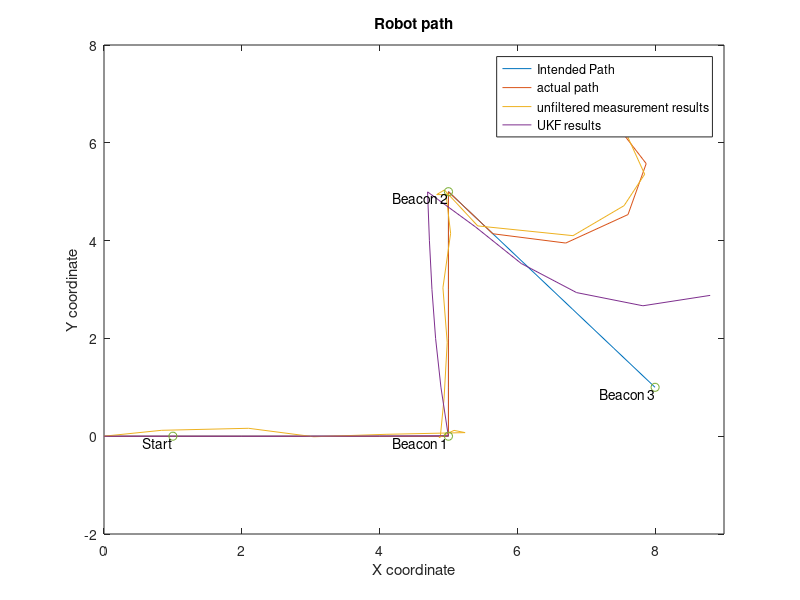
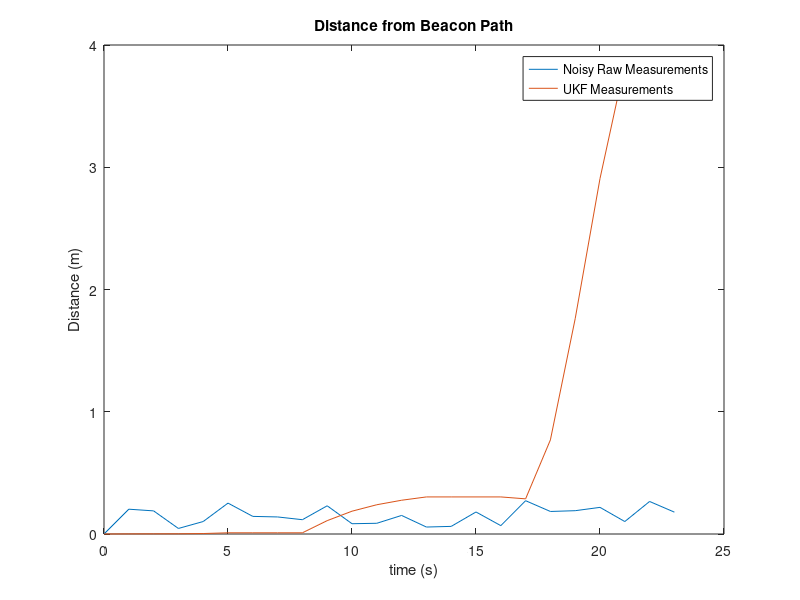

Write MATLAB code to recreate these figures, in order.
%%Other Estimation Method assignment
% We chose UKF (Unscented Kalman Filter)
clear all

%% System Simulation Assignment
b = .2; % Axle width (distance from left wheel to right wheel)
piv1 = .05 * pi / 3;
piv2 = -1 * (piv1 + piv1 * .927/1.57);
vl = [1 1 1 1 1 -piv1 -piv1 -piv1 1 1 1 1 1 -piv2 -piv2 -piv2 1 1 1 1 1 0 0]; % Measured velocities of left wheel
vr = [1 1 1 1 1  piv1  piv1  piv1 1 1 1 1 1  piv2  piv2  piv2 1 1 1 1 1 0 0]; % Measured velocities of right wheel
L = length(vl); % Number of samples in vl, vr (Currently 23)
t = 0:1:L; % Time vector 
% Summary of desired path:
% Start at origin
%  Arrive at beacon one (5,0) at k = 5
%  Pivot towards beacon two (5,5) for 3 seconds
%  Arrive at beacon two at k = 13
%  Pivot towards beacon three (8,1) for 3 seconds 
%  Arrive at beacon three at k = 21



%% Noise and disturbances section
mu = 0; % Mean for noise (unused)
sigma_xy = .15; % Covariance for measurement noise
sigma_xyDot = .05; % Covariance for process/plant noise
sigma_phi = .02; % Covariance for meas. noise (angle)
sigma_phiDot = .001; % Cov for process/plant noise

sigma_r = .05; % covar for Beacon distance meas.
sigma_th = .01; % covar for beacon angle meas.
sigma_phi2 = .001; % covar for vehic pose beacon meas.


% Measurement noise
x_noise = sigma_xy * randn(L+1,1); % add mu for non-zero mean
y_noise = sigma_xy * randn(L+1,1);
phi_noise = sigma_phi * randn(L+1,1);

d1_noise = sigma_r * randn(L+1,1); % noise for beacon distance 1
d2_noise = sigma_r * randn(L+1,1);
d3_noise = sigma_r * randn(L+1,1);
th1_noise = sigma_th * randn(L+1,1);
th2_noise = sigma_th * randn(L+1,1);
th3_noise = sigma_th * randn(L+1,1);
phi_noise2 = sigma_phi2 * randn(L+1,1);

% Process noise
xDot_noise = sigma_xyDot * randn(L+1,1);
yDot_noise = sigma_xyDot * randn(L+1,1);
phiDot_noise = sigma_phiDot * rand(L+1,1);
xDot_noise = zeros(L+1,1); %testing
yDot_noise = zeros(L+1,1);
phiDot_noise = zeros(L+1,1);


% Left disturbances
dist_l = zeros(L+1, 1);
%dist_l(5:6) = .2;

% Right disturbances
dist_r = zeros(L+1,1);
dist_r(17:20) = .15;

%% System initialization section
% Initial Parameters
Q = diag([sigma_xyDot sigma_xyDot sigma_phiDot]); % Covariance matrix for plant noise (?)
%R = diag([sigma_xy sigma_xy sigma_phi]); % Covariance matrix for measurement noise (?)
R = diag([sigma_r sigma_th sigma_r sigma_th sigma_r sigma_th sigma_phi2]);
P0 = eye(3,3)./500; % Covariance of initial state (~0 since known exactly)
x0 = [0;0;0]; % Initial coordinates

Pk_plus = P0;
xk_plus = x0;

x_tris = zeros(1,L+1);
y_tris = zeros(1,L+1);

p1 = [5; 0]; % beacon 1 location
p2 = [5; 5]; % beacon 2 location
p3 = [8; 1]; % beacon 3 location
% p_robot = zeros(L+1,2);

% Error measurement matrices
simError = zeros(L+1,3);
estError = zeros(L+1,3);

distance = zeros(L+1,1);
estDistance = zeros(L+1,1);

n = 3; % State Dimensions
m = 7; % Measurement Dimensions

e = eye(3,3);

avg = (1/(2*n)) * ones(2*n,1);

state_samples = zeros(n,2*n); % Sample distribution matrix
state_sim = zeros(n,2*n);   %This will store the simulated values state_sim = f(state_samples,u)
out_sim = zeros(m,2*n);   %This will store the simulated values out_sim = g(x_estimation_samples,u)

xDot=0;
yDot=0;
phiDot=0;

% Pos for "position", not "positive"
xpos_ =      zeros(1,L+1); % For ideal sim
xpos =       zeros(1,L+1); % After process noise and disturbances
xpos_noisy = zeros(1,L+1); % After measurement noise
ypos_ =      zeros(1,L+1); 
ypos =       zeros(1,L+1); 
ypos_noisy = zeros(1,L+1);
phipos =     zeros(1,L+1);
phipos_ =    zeros(1,L+1);
phipos_noisy = zeros(1,L+1);

estimate = zeros(3,L+1);

for i = 1:L
    %% Ideal sim section (no noise, no disturbance):
    xDot_ = .5 * cos(phipos_(i)) * (vr(i) + vl(i)); % Incremental change in x
    xpos_(i+1) = xDot_ + xpos_(i); % iterate sim
    
    yDot_ = .5 * sin(phipos_(i))* (vr(i) + vl(i));
    ypos_(i+1) = yDot_ + ypos_(i); % iterate simulation
    
    phiDot_ = vr(i)/b - vl(i)/b;
    phipos_(i+1) = phiDot_ + phipos_(i);
    
    %% Realistic sim section:
    xDot = .5 * cos(phipos(i)) * (vr(i) + dist_r(i) + vl(i) + dist_l(i)) + xDot_noise(i); %Includes disturbance and measurement noise
    xpos(i+1) = xDot + xpos(i); % Iterate simulation
    xpos_noisy(i+1) = xpos(i+1) + x_noise(i+1); % Collect measurement (with noise)

    yDot = .5 * sin(phipos(i))* (vr(i) + dist_r(i) + vl(i) + dist_l(i)) + yDot_noise(i);
    ypos(i+1) = yDot + ypos(i);
    ypos_noisy(i+1) = ypos(i+1) + y_noise(i+1);

    phiDot = 1/b * (vr(i) + dist_r(i) - (vl(i) + dist_l(i))) + phiDot_noise(i);
    phipos(i+1) = phiDot + phipos(i) ;
    phipos_noisy(i+1) = phipos(i+1) + phi_noise(i+1);

    % outk = [xpos_noisy(i+1); ypos_noisy(i+1); phipos_noisy(i+1)];

    % Vincent's requested output version:
    outk = [  sqrt( (p1(1)-xpos(i))^2 + (p1(2)-ypos(i))^2);
            atan2( p1(2)-ypos(i), p1(1) - xpos(i));
            
            sqrt( (p2(1)-xpos(i))^2 + (p2(2)-ypos(i))^2) ;
            atan2( p2(2)-ypos(i), p2(1) - xpos(i));
            
            sqrt( (p3(1)-xpos(i))^2 + (p3(2)-ypos(i))^2);
            atan2( p3(2)-ypos(i), p3(1) - xpos(i));
            
            phipos(i)];
        
     outk = outk + [d1_noise(i+1);
                    th1_noise(i+1);
                    d2_noise(i+1);
                    th2_noise(i+1);
                    d3_noise(i+1);
                    th3_noise(i+1);
                    phi_noise2(i+1);
                    ];

    %% UKF TIME UPDATE SECTION

    %     Get standard deviation matrix
    M = chol(Pk_plus);
    %     Simulate 2n points through state transition
    for j = 1:2*n
    %     Generate samples
        if(j<=n)
            state_samples(:,j) = xk_plus + sqrt(n)*M*e(:,j);
        else
            state_samples(:,j) = xk_plus - sqrt(n)*M*e(:,j-n);
        end
    %     Evaluate Simulated values
        state_sim(:,j) = xk_plus + [cos(state_samples(3,j))*vr(i)/2 + cos(state_samples(3,j))*vl(i)/2;
                                sin(state_samples(3,j))*vr(i)/2 + sin(state_samples(3,j))*vl(i)/2;
                                vr(i)/b - vl(i)/b];
    end

    % Take average mean as predicted mean
    x_kplus1_minus = state_sim*avg;

    for j = 1:2*n
        P_kplus1_minus = zeros(3,3);

    % Take average covariance as predicted covariance
        P_kplus1_minus = P_kplus1_minus + (1/(2*n)) * (state_sim(:,j)-x_kplus1_minus) * (state_sim(:,j)-x_kplus1_minus)';
    end
    P_kplus1_minus = P_kplus1_minus + Q;


    %% UKF MEASUREMENT UPDATE section

    xk_minus = x_kplus1_minus;
    Pk_minus = P_kplus1_minus;

    % Simulate 2n points through measurement
    for j = 1:2*n
    %     Generate samples
        if(j<=n)
            state_samples(:,j) = xk_minus + sqrt(n)*M*e(:,j);
        else
            state_samples(:,j) = xk_minus - sqrt(n)*M*e(:,j-n);
        end
    %     Evaluate Simulated output values (This is where Beacon measurements
    %     go)
         %out_sim(:,j) = state_samples(:,j);        % Just pass location

          % Get output from simulated beacon measurements
        out_sim(:,j) = [sqrt( (p1(1)-state_samples(1,j))^2 + (p1(2)-state_samples(2,j))^2);
                        atan2( p1(2)-state_samples(2,j), p1(1) - state_samples(1,j));
                        sqrt( (p2(1)-state_samples(1,j))^2 + (p2(2)-state_samples(2,j))^2) ;
                        atan2( p2(2)-state_samples(2,j), p2(1) - state_samples(1,j));
                        sqrt( (p3(1)-state_samples(1,j))^2 + (p3(2)-state_samples(2,j))^2);
                        atan2( p3(2)-state_samples(2,j), p3(1) - state_samples(1,j));
                        state_samples(3,j) ];
    end
    out_est = out_sim * avg;
    
    for j = 1:2*n
        P_xy = zeros(n,m);
        P_y = zeros(m,m);

        % Take average covariance as predicted covariance
        P_xy = P_xy + (1/(2*n)) * (state_samples(:,j)-xk_minus) * (out_sim(:,j)-out_est)';
        P_y = P_y + (1/(2*n)) * (out_sim(:,j)-out_est) * (out_sim(:,j)-out_est)';
    end
    P_y = P_y + R;

    % Calculate Kalman Gain
    K = P_xy / P_y;

    xk_plus = xk_minus + K*(outk - out_est);
    Pk_plus = Pk_minus - K*P_xy';
   
    %% Observation section
    estimate(:,i+1) = xk_plus;
    % Distance with noisy simulated measurements
    d_1 = norm([xpos_noisy(i+1);ypos_noisy(i+1)]-p1); % Distance to beacon 1
    d_2 = norm([xpos_noisy(i+1);ypos_noisy(i+1)]-p2); % Distance to beacon 2
    d_3 = norm([xpos_noisy(i+1);ypos_noisy(i+1)]-p3); % Distance to beacon 3
    simError(i+1, :) = [d_1, d_2, d_3];
        
    % Estimate error from actual simulated path (with noise)
    d = norm([xpos_noisy(i+1);ypos_noisy(i+1)]-[xpos(i+1);ypos(i+1)]); % raw measurement error to actual simulated path (with process noise and disturbances)
    estd = norm([xk_plus(1);xk_plus(2)]-[xpos(i+1);ypos(i+1)]); % Filter-estimated distance 
    distance(i+1) = d;
    estDistance(i+1) = estd;
end




%% Plotting section
beacons = [ 1 0;
            5 0;
            5 5;
            8 1];
figure(1)
plot(xpos_, ypos_); % Intended path (no process or measurement noise)
hold on
plot(xpos, ypos); % Actual path (no measurement noise)
plot(xpos_noisy, ypos_noisy) % Actual state (includes measurement and process noise)
plot(estimate(1,:),estimate(2,:)); % UKF results
plot(beacons(:,1),beacons(:,2), 'o')

title("Robot path")
xlabel('X coordinate')
xlim([0 9])
ylabel('Y coordinate')
legend('Intended Path', 'actual path', 'unfiltered measurement results', 'UKF results')
labels = {'Start','Beacon 1', 'Beacon 2', 'Beacon 3'};
text(beacons(:,1),beacons(:,2),labels,'VerticalAlignment','top','HorizontalAlignment','right')

figure(2)
plot(t,distance)
hold on
plot(t,estDistance)
title("Distance from Beacon Path")
xlabel('time (s)')
ylabel('Distance (m)')
legend('Noisy Raw Measurements', 'UKF Measurements')
